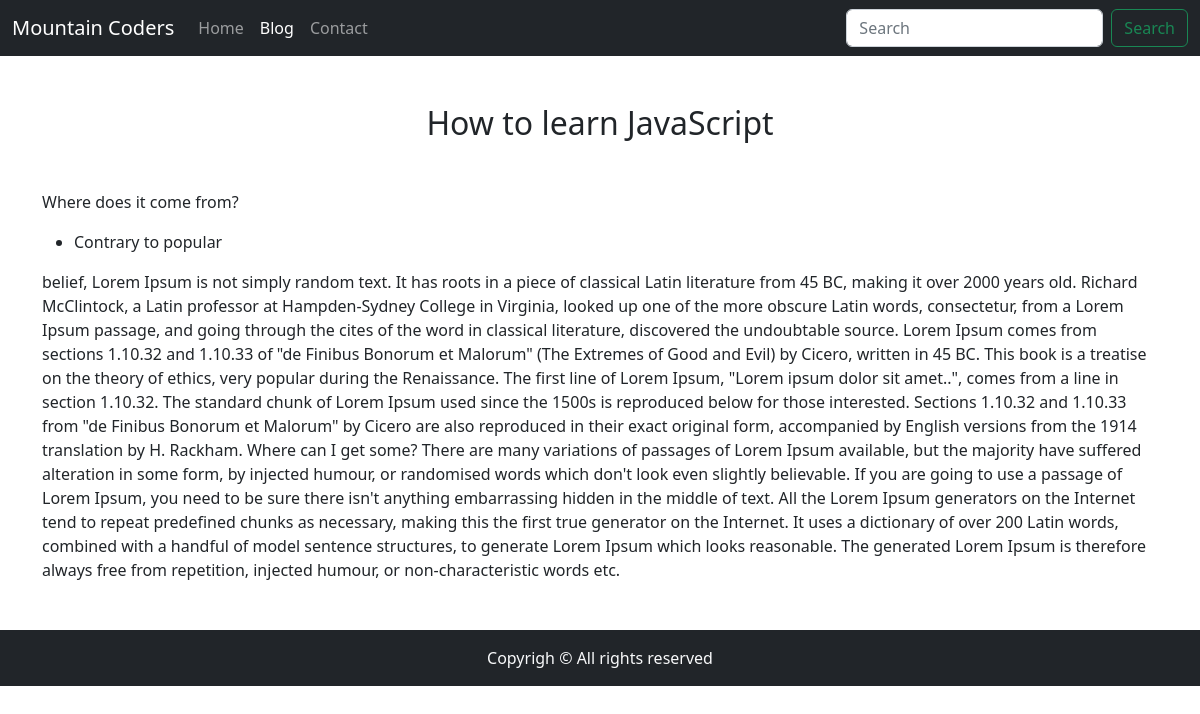
The app's page /blogpost/javascript-tutorial with its own data.
### blog/models.py (models this page shows, shortened)
class Blog(models.Model):
    sn = models.AutoField(primary_key= True)
    title = models.CharField(max_length=300)
    content = models.TextField()
    short_desc = models.CharField(max_length=300, default='')
    slug = models.CharField(max_length=200)
    time = models.DateTimeField(auto_now_add=True)

### blog/views.py (the view)
# urls.py: path('blogpost/<str:slug>', views.blogpost, name='blogpost'),
def blogpost(request, slug):
    blog = Blog.objects.filter(slug = slug).first()
    context = {'blog': blog}
    return render(request, 'blogpost.html', context)

### templates/blogpost.html (shortened to what this page needs)
{% extends 'base.html' %}
{% block blogactive %}active{% endblock blogactive %}
{% block body %}
<div class="container">
    <h2 class="text-center my-5">{{blog.title}}</h2>
    <div>{{blog.content|safe}}</div>
</div>
{% endblock body %}

### records on screen
Blog: title "How to learn JavaScript", content "Where does it come from? Contrary to popular belief, Lorem Ipsum is not simply random text. It has roots in a piece of classical Latin literature from 45 BC, making it over 2000 years old. Richard McClintock, a Latin professor at Hampden-Sydney College in Virginia, looked up one of the more obscure Latin words, consectetur, from a Lorem Ipsum passage, and going through the cites of the word in classical literature, discovered the undoubtable source. Lorem Ipsum comes from sections 1.10.32 and 1.10.33 of \"de Finibus Bonorum et Malorum\" (The Extremes of Good and Evil) by Cicero, written in 45 BC. This book is a treatise on the theory of ethics, very popular during the Renaissance. The first…"
